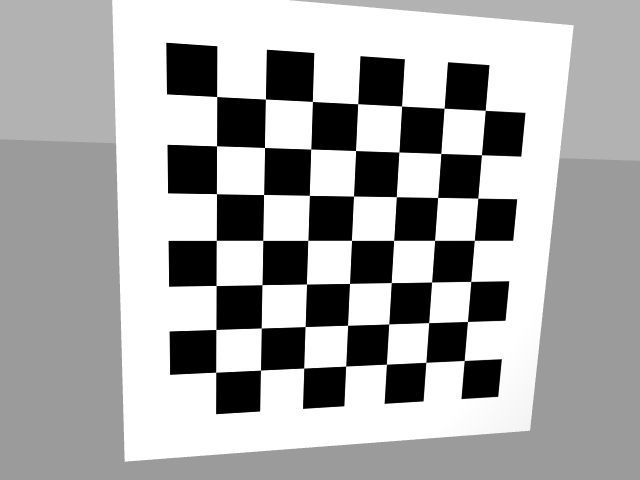
#> input picture final_project/markers/scripts/cuadros0.png, 640 x 480 px; its folder holds only this picture in this run
$ python cam_calib.py
#> lines starting #> are read from the running program, lines starting #| are printed output that depends on the picture; after the words box and inside, x2 and y2 are one past the last pixel; in counts of white or black regions, pixels touching at a corner belong together
import numpy as np
import cv2 as cv
import glob
# termination criteria
criteria = (cv.TERM_CRITERIA_EPS + cv.TERM_CRITERIA_MAX_ITER, 30, 0.001)
# prepare object points, like (0,0,0), (1,0,0), (2,0,0) ....,(6,5,0)
objp = np.zeros((7*7,3), np.float32)
objp[:,:2] = np.mgrid[0:7,0:7].T.reshape(-1,2)
# Arrays to store object points and image points from all the images.
objpoints = [] # 3d point in real world space
imgpoints = [] # 2d points in image plane.
images = glob.glob('*.png')
print(images)
for fname in images:
    img = cv.imread(fname)
#> img is the input picture: shape (480, 640, 3); min 0, max 255, mean 168.9
    gray = cv.cvtColor(img, cv.COLOR_BGR2GRAY)
    # Find the chess board corners
    ret, corners = cv.findChessboardCorners(gray, (7,7), None)
#> ret = True; corners = 49 rows, first 8: [216.6, 96.53], [265.5, 99.02], [312.4, 101.5], [357.6, 103.7], [401.5, 106], [444.1, 108.3], [485.3, 110.4], [216.5, 145.8]
    # If found, add object points, image points (after refining them)
    if ret == True:
        objpoints.append(objp)
        corners2 = cv.cornerSubPix(gray,corners, (11,11), (-1,-1), criteria)
#> corners2 = 49 rows, first 8: [216.6, 96.54], [265.5, 99.09], [312.4, 101.5], [357.6, 103.7], [401.6, 106], [444.1, 108.3], [485.2, 110.4], [216.5, 145.8]
        imgpoints.append(corners)
        # Draw and display the corners
        cv.drawChessboardCorners(img, (7,7), corners2, ret)
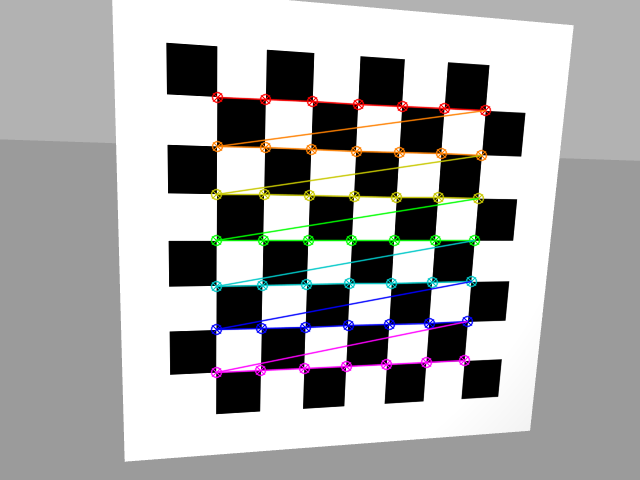
#> img: shape (480, 640, 3); 4.56% of pixels changed, all inside (x1, y1, x2, y2) = (210, 91, 492, 379)
        cv.imshow('img', img)
        cv.waitKey(500)
cv.destroyAllWindows()

ret, mtx, dist, rvecs, tvecs = cv.calibrateCamera(objpoints, imgpoints, gray.shape[::-1], None, None)
#> ret = 0.0915; mtx = [[463.4, 0, 330.6], [0, 471.8, 200.9], [0, 0, 1]]; dist = [[-0.0558, 0.55, -0.000384, -0.00012, -1.5]]; rvecs = ([0.147, -0.169, 0.0269],); tvecs = ([-2.36, -2.13, 9.6],)

file1 = open("cam_params.txt","w")

# \n is placed to indicate EOL (End of Line)
file1.write("mtx \n")
file1.write(str(mtx))
file1.write("\n")
file1.write("dist \n")
file1.write(str(dist))
file1.close() #to change file access modes

$ run again, on final_project/markers/scripts/cuadros4.png
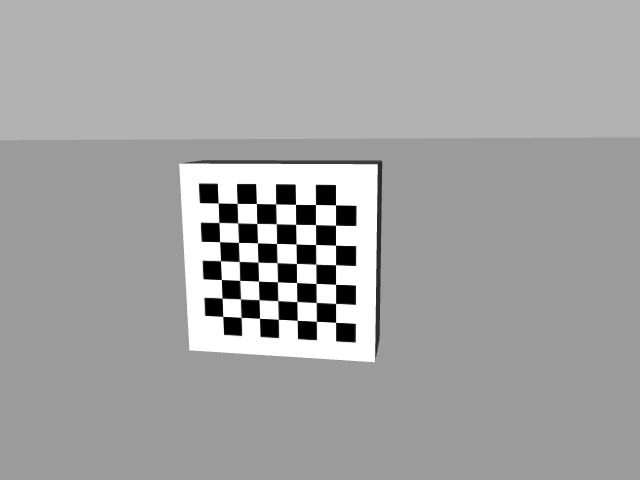
#> input picture final_project/markers/scripts/cuadros4.png, 640 x 480 px
#> img is the input picture: shape (480, 640, 3); min 0, max 255, mean 163.5
#> `ret, corners = cv.findChessboardCorners(gray, (7,7), None)`: ret = True; corners = 49 rows, first 8: [218.2, 203], [237.2, 203.4], [256.4, 203.5], [275.6, 203.9], [295.5, 204.4], [315.5, 204.5], [335.5, 204.8], [218.8, 222.5]
#> corners2 has the same summary as corners
#> `cv.drawChessboardCorners(img, (7,7), corners2, ret)`:
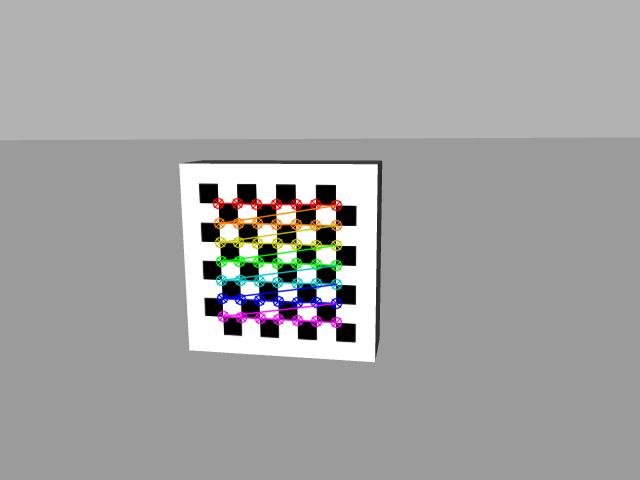
#> img: shape (480, 640, 3); 2.61% of pixels changed, all inside (x1, y1, x2, y2) = (212, 197, 343, 329)
#> `ret, mtx, dist, rvecs, tvecs = cv.calibrateCamera(objpoints, imgpoints..`: ret = 0.118; mtx = [[638.2, 0, 298.8], [0, 643.1, 251.4], [0, 0, 1]]; dist = [[0.675, -51.56, 0.00397, 0.00291, 1208.1]]; rvecs = ([0.231, 0.193, 0.00872],); tvecs = ([-4.09, -2.44, 32.41],)

$ run again, on final_project/markers/scripts/cuadros5.png
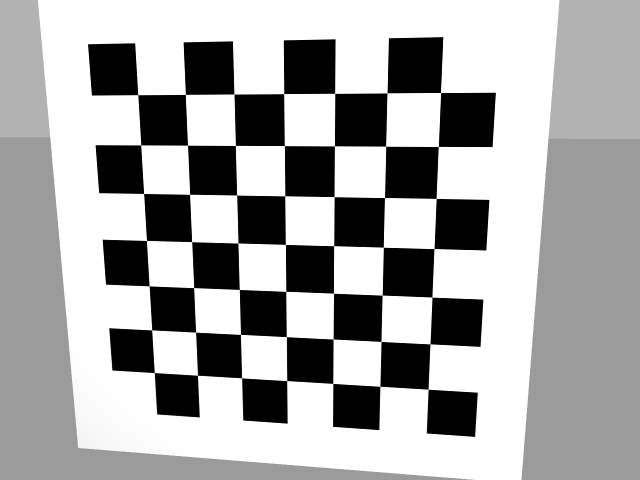
#> input picture final_project/markers/scripts/cuadros5.png, 640 x 480 px
#> img is the input picture: shape (480, 640, 3); min 0, max 255, mean 168.2
#> `ret, corners = cv.findChessboardCorners(gray, (7,7), None)`: ret = True; corners = 49 rows, first 8: [440.5, 92.53], [438.4, 146.5], [436.2, 198.5], [434, 248.5], [431.9, 297.2], [429.9, 343.8], [428.1, 389.3], [387.1, 92.81]
#> corners2 = 49 rows, first 8: [440.5, 92.52], [438.4, 146.5], [436.2, 198.4], [434, 248.5], [431.9, 297.1], [430, 343.8], [428.1, 389.2], [387, 92.84]
#> `cv.drawChessboardCorners(img, (7,7), corners2, ret)`:
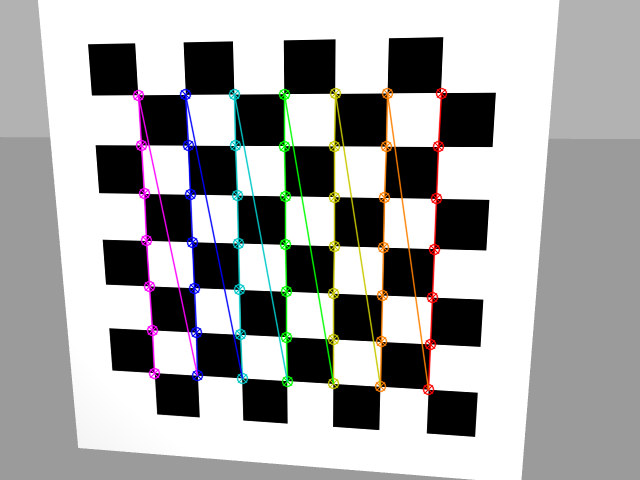
#> img: shape (480, 640, 3); 4.93% of pixels changed, all inside (x1, y1, x2, y2) = (132, 87, 448, 396)
#> `ret, mtx, dist, rvecs, tvecs = cv.calibrateCamera(objpoints, imgpoints..`: ret = 0.0981; mtx = [[650.6, 0, 294.5], [0, 655.3, 246], [0, 0, 1]]; dist = [[-0.0629, 0.826, -0.000101, -0.000735, -3.22]]; rvecs = ([0.301, -0.0548, 1.57],); tvecs = ([2.75, -2.87, 12.24],)

$ run again, on final_project/markers/scripts/cuadros6.png
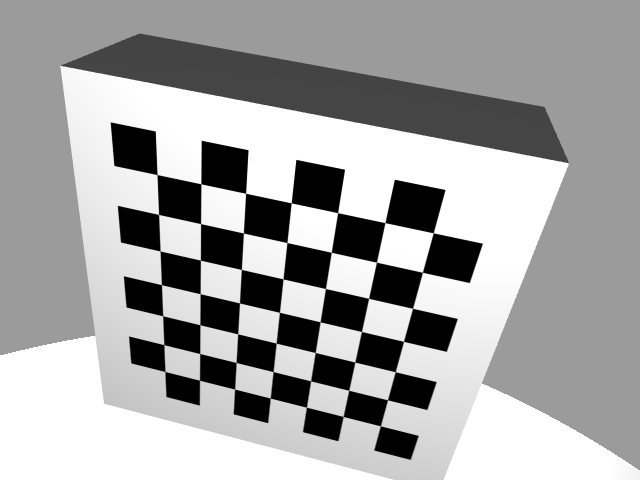
#> input picture final_project/markers/scripts/cuadros6.png, 640 x 480 px
#> img is the input picture: shape (480, 640, 3); min 0, max 255, mean 164.6
#> `ret, corners = cv.findChessboardCorners(gray, (7,7), None)`: ret = True; corners = 49 rows, first 8: [157, 174.6], [200.8, 183.7], [245.5, 193.3], [291.3, 202.8], [337.6, 212.6], [384.9, 222.6], [433.3, 232.8], [158.5, 214.4]
#> corners2 = 49 rows, first 8: [157, 174.6], [200.8, 183.8], [245.6, 193.3], [291.2, 202.8], [337.6, 212.6], [384.9, 222.6], [433.3, 232.8], [158.6, 214.4]
#> `cv.drawChessboardCorners(img, (7,7), corners2, ret)`:
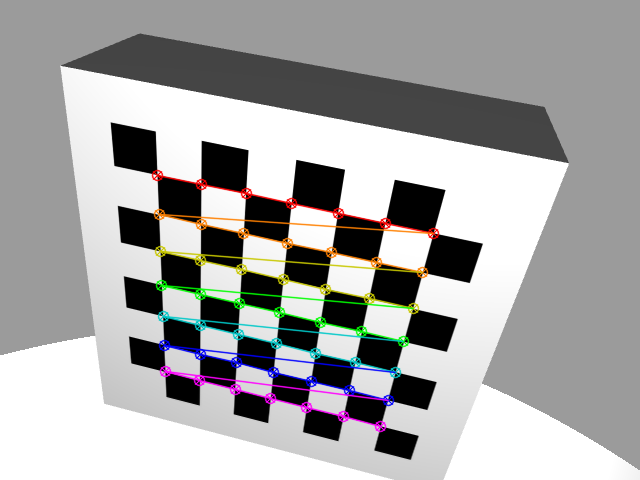
#> img: shape (480, 640, 3); 4.31% of pixels changed, all inside (x1, y1, x2, y2) = (151, 169, 440, 433)
#> `ret, mtx, dist, rvecs, tvecs = cv.calibrateCamera(objpoints, imgpoints..`: ret = 0.0433; mtx = [[615, 0, 302], [0, 617.5, 276.4], [0, 0, 1]]; dist = [[-0.00979, 0.516, -0.000363, -1.7e-05, -4.99]]; rvecs = ([0.625, 0.189, 0.174],); tvecs = ([-3.13, -2.19, 13.29],)

$ run again, on final_project/markers/scripts/cuadros1.png
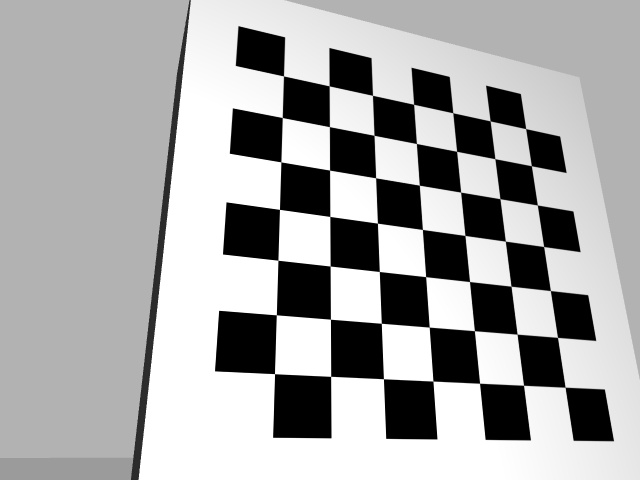
#> input picture final_project/markers/scripts/cuadros1.png, 640 x 480 px
#> img is the input picture: shape (480, 640, 3); min 0, max 255, mean 167
#> `ret, corners = cv.findChessboardCorners(gray, (7,7), None)`: ret = True; corners = 49 rows, first 8: [283.4, 75.89], [329, 86.09], [372.5, 95.52], [413.3, 103.6], [452.7, 112.3], [489.9, 121.1], [525.5, 128.4], [282.3, 117.5]
#> corners2 = 49 rows, first 8: [283.5, 75.9], [329.2, 85.83], [372.5, 95.34], [413.6, 104.3], [452.8, 112.7], [490.2, 120.9], [525.7, 128.6], [282.3, 117.5]
#> `cv.drawChessboardCorners(img, (7,7), corners2, ret)`:
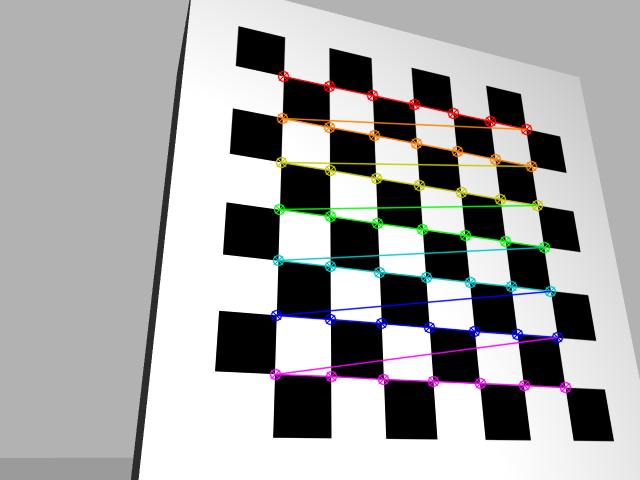
#> img: shape (480, 640, 3); 4.63% of pixels changed, all inside (x1, y1, x2, y2) = (269, 70, 572, 394)
#> `ret, mtx, dist, rvecs, tvecs = cv.calibrateCamera(objpoints, imgpoints..`: ret = 0.049; mtx = [[556.5, 0, 326.3], [0, 561.1, 243.2], [0, 0, 1]]; dist = [[-0.0091, 0.0754, -0.000712, -0.000387, -0.163]]; rvecs = ([-0.367, -0.332, 0.0596],); tvecs = ([-0.884, -3.42, 11.49],)
